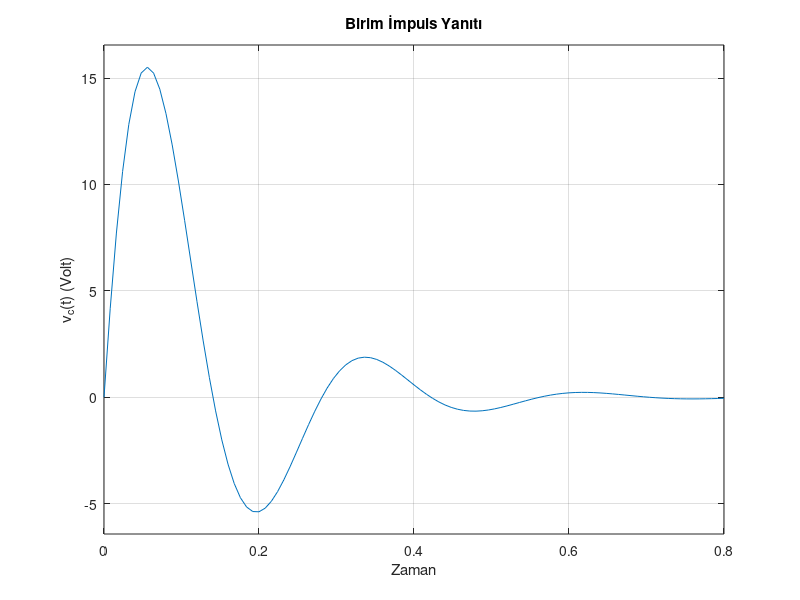

The MATLAB source for this figure:
R = 18;
L = 1.2;
C = 1.5e-3;

num = [1];
den = [(L*C) (R*C) 1];
G = tf(num, den); 

figure;
impulse(G);
grid on;
title('Birim İmpuls Yanıtı');
xlabel('Zaman');
ylabel('v_c(t) (Volt)');
